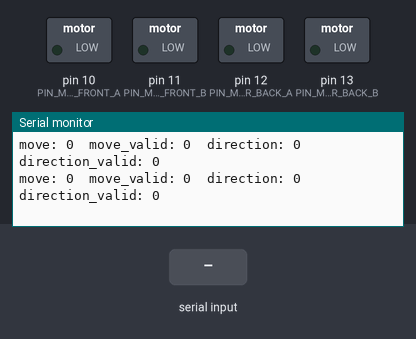
Bench run of a sketch on a simulated Arduino Uno, built with avr-gcc and run on an emulated ATmega328P. On the bench: switched loads named in the sketch (green lamp = pin HIGH), the last lines printed to the serial monitor. The inputs (shaded band) are chosen by the test bench.

Above: at 1.2 s.
1.3 s: "<90,45>" received over Serial
At 1.39 s:
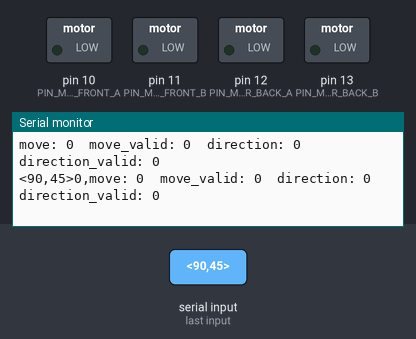
4.3 s: byte 70 ('F') received over Serial
At 4.43 s:
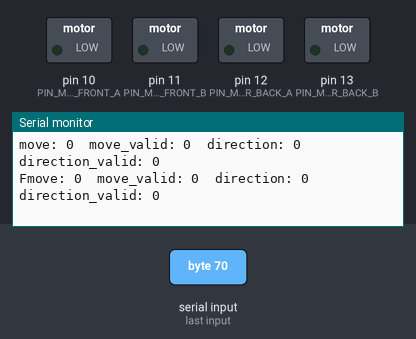
7.3 s: byte 66 ('B') received over Serial
At 7.41 s:
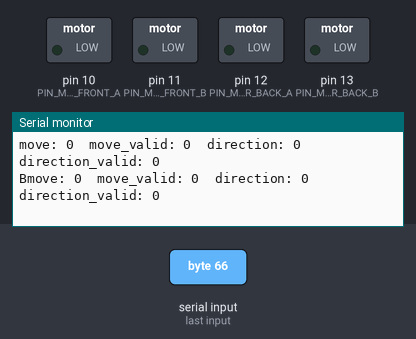
10.3 s: byte 82 ('R') received over Serial
At 10.38 s:
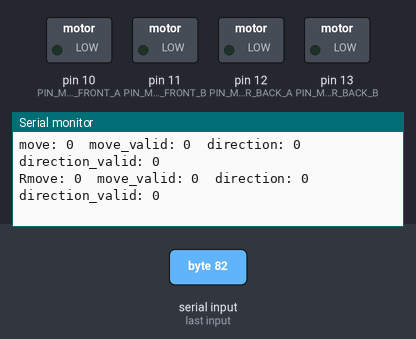
13.3 s: byte 76 ('L') received over Serial
At 13.42 s:
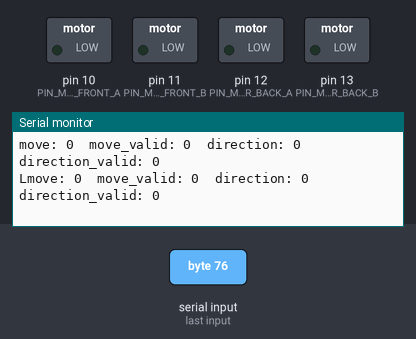
16.3 s: "<30,150>" received over Serial
At 16.45 s:
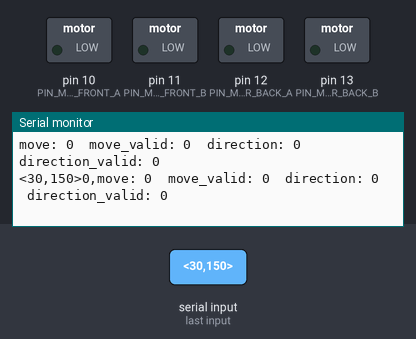

Measured:
- after the input at 1.3 s, the serial monitor: prints a new line after 0.08 s (image 1)
- after the input at 4.3 s, the serial monitor: prints a new line after 0.12 s (image 2)
- after the input at 7.3 s, the serial monitor: prints a new line after 0.10 s (image 3)
- after the input at 10.3 s, the serial monitor: prints a new line after 0.07 s (image 4)
- after the input at 13.3 s, the serial monitor: prints a new line after 0.11 s (image 5)
- after the input at 16.3 s, the serial monitor: prints a new line after 0.08 s (image 6)

The sketch:

ble_car.ino
```cpp
#define LINE_BUF_SIZE 16

#define CMD_FORWARD 1
#define CMD_STOP 0
#define CMD_BACK -1
#define CMD_RIGTH 1
#define CMD_STRAIGHT 0
#define CMD_LEFT -1

#define PIN_MOTOR_FRONT_A 10
#define PIN_MOTOR_FRONT_B 11
#define PIN_MOTOR_BACK_A  12
#define PIN_MOTOR_BACK_B  13

#define UPDATE_VALID_CNT  10
#define UPDATE_DIRECTION_VALID_CNT  1

char buf[LINE_BUF_SIZE];
int ind = 0;

int cmd_move      = CMD_STOP;
int cmd_move_valid  = 0;
int cmd_direction = CMD_STRAIGHT;
int cmd_direction_valid  = 0;
void setup() {
  Serial.begin(9600);
  pinMode(PIN_MOTOR_FRONT_A, OUTPUT);
  pinMode(PIN_MOTOR_FRONT_B, OUTPUT);
  pinMode(PIN_MOTOR_BACK_A, OUTPUT);
  pinMode(PIN_MOTOR_BACK_B, OUTPUT);
}

void loop() {
  read_line();
  car_logic();
  dump_varables();
}

void dump_varables(){

  Serial.print("move: ");
  Serial.print(cmd_move);
  Serial.print("\tmove_valid: ");
  Serial.print(cmd_move_valid);
  Serial.print("\tdirection: ");
  Serial.print(cmd_direction);
  Serial.print("\tdirection_valid: ");
  Serial.println(cmd_direction_valid);
  }

void car_logic(){

  if(cmd_move == CMD_FORWARD && cmd_move_valid > 0){
      digitalWrite(PIN_MOTOR_BACK_A, 1);
      digitalWrite(PIN_MOTOR_BACK_B, 0);
      cmd_move_valid--;
  }else if(cmd_move == CMD_BACK && cmd_move_valid > 0){
      digitalWrite(PIN_MOTOR_BACK_A, 0);
      digitalWrite(PIN_MOTOR_BACK_B, 1);
      cmd_move_valid--;
  }else{
      digitalWrite(PIN_MOTOR_BACK_A, 0);
      digitalWrite(PIN_MOTOR_BACK_B, 0);
  }
  delay(2);
  if(cmd_direction == CMD_RIGTH && cmd_direction_valid > 0){
      digitalWrite(PIN_MOTOR_FRONT_A, 1);
      digitalWrite(PIN_MOTOR_FRONT_B, 0);
      cmd_direction_valid--;
  }else if(cmd_direction == CMD_LEFT && cmd_direction_valid > 0){
      digitalWrite(PIN_MOTOR_FRONT_A, 0);
      digitalWrite(PIN_MOTOR_FRONT_B, 1);
      cmd_direction_valid--;
  }else{
      digitalWrite(PIN_MOTOR_FRONT_A, 0);
      digitalWrite(PIN_MOTOR_FRONT_B, 0);
  }
  delay(8);
  digitalWrite(PIN_MOTOR_FRONT_A, 0);
  digitalWrite(PIN_MOTOR_FRONT_B, 0);
}

//String line;
void read_line() {
  while (Serial.available()) {
    char c = Serial.read();
    Serial.print(c);
    if (c == '<')
    {
      buf[0] = c;
      ind = 1;
    }
    else if ( (c == 'F' || c == 'B' || c == 'R' || c == 'L') && ind == 1)
    {
      buf[1] = c;
      //Serial.print(c);
      ind = 2;
    }
    else if (c == '>' && ind > 3)
    {
      buf[ind] = 0;// string terminate
      //Serial.print(c);
      parse_line();
    }
    else
    {
      if (ind <  LINE_BUF_SIZE - 1)
      {
        buf[ind] = c;
        ind ++;
      }
    }
  }
}

void parse_line() {
  int val = 0;

    val = parse_value(&buf[2]);
    //Serial.print(val);
    switch ( buf[1]){
      case 'F':{
          if(val > 0 && val <=100){
            cmd_move = CMD_FORWARD;
            cmd_move_valid = UPDATE_VALID_CNT;
          }else if(val == 0){
            cmd_move = CMD_STOP;
          }
        }
        break;
      case 'B':{
          if(val > 0 && val <=100){
            cmd_move = CMD_BACK;
            cmd_move_valid = UPDATE_VALID_CNT;
          }else if(val == 0){
            cmd_move = CMD_STOP;
          }
      }
      break;
      case 'R':{
          if(val > 0 && val <=100){
            cmd_direction = CMD_RIGTH;
            cmd_direction_valid = UPDATE_DIRECTION_VALID_CNT;
          }else if(val == 0){
            cmd_direction = CMD_STOP;
          }
        }
        break;
      case 'L':{
          if(val > 0 && val <=100){
            cmd_direction = CMD_LEFT;
            cmd_direction_valid = UPDATE_DIRECTION_VALID_CNT;
          }else if(val == 0){
            cmd_direction = CMD_STOP;
          }
        }
        break;
    };
}

int parse_value(char *chr) {
  char c;
  int val = 0;
  for (int i = 0; i < 3; i++) {
    c = *(chr + i);
     Serial.print(c);
    if ( c >= '0' && c <= '9') {
      val *= 10;
      val += (c - '0');
    } else {
      return -1;
    }
  }
  return val;
}
```
